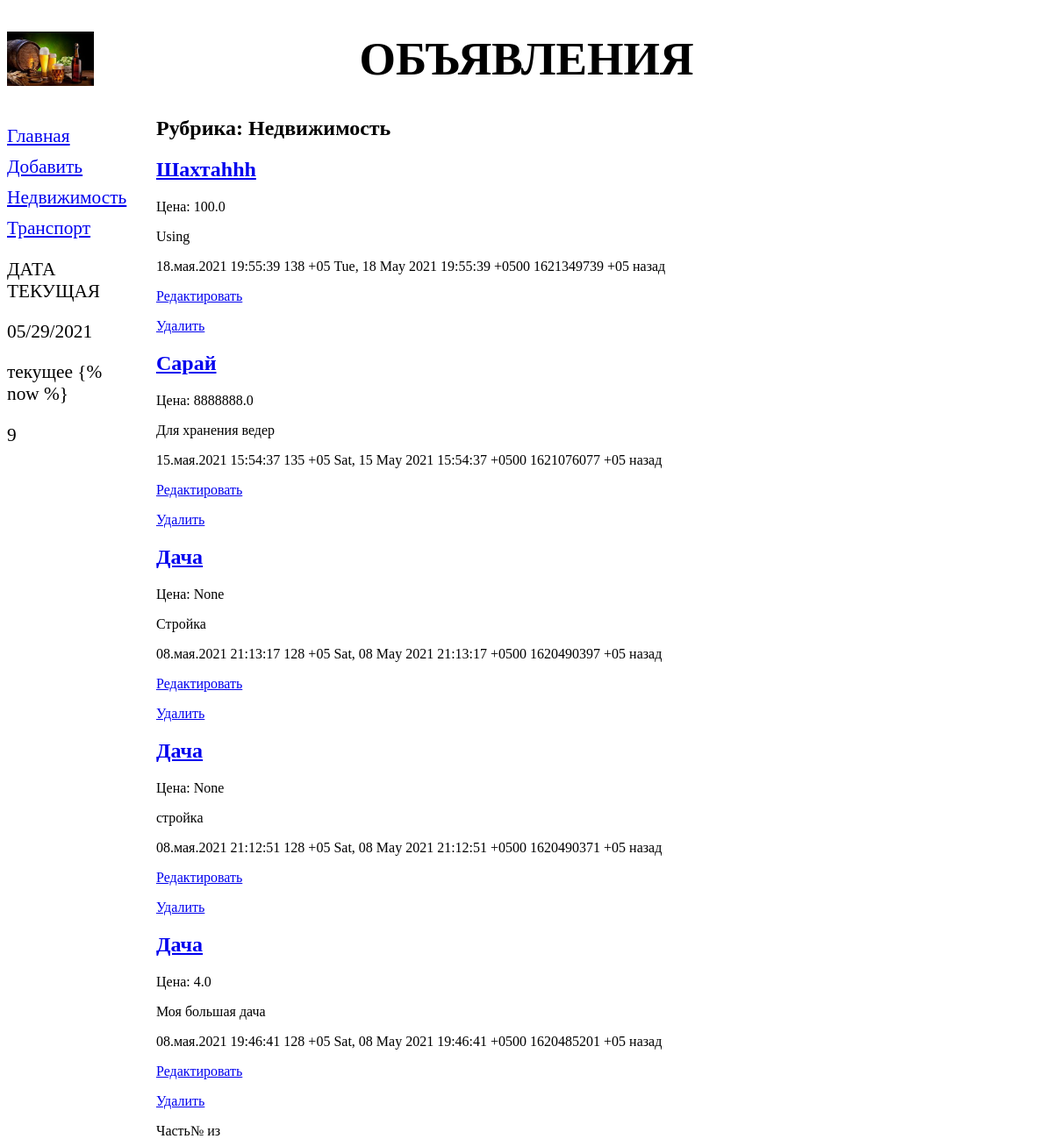
/bboard/3/, run on the app's committed database.
### bboard/models.py (models this page shows, shortened)
class Rubric(models.Model):
    name = models.CharField(max_length=20, db_index=True, verbose_name='Название')
    class Meta:
        verbose_name_plural='Рубрики'
        verbose_name='Рубрика'
        ordering=['name']

class Bb(models.Model):
    title = models.CharField(max_length=50, verbose_name='Товар', default='Какой-то товар')
    content = models.TextField(null=True, blank=True, verbose_name='Описание')
    price = models.FloatField(null=True, blank=True, verbose_name='Цена', help_text='руб.')
    published = models.DateTimeField(auto_now_add=True, db_index=True, verbose_name='Опубликовано', help_text='Дата и время публикации товара')
    rubric=models.ForeignKey('Rubric', null=True, on_delete=models.PROTECT, verbose_name='Рубрика')
    class Meta:
        verbose_name_plural='Объявления'
        verbose_name='Объявление'
        ordering=['-published']

### bboard/views.py (the view)
# urls.py: path('<int:rubric_id>/', BbByRubricView.as_view(), name='by_rubric'),
class BbByRubricView(ListView):
    template_name = 'bboard/by_rubric.html'
    context_object_name = 'bbs'
    def get_queryset(self):
        return Bb.objects.filter(rubric=self.kwargs['rubric_id'])
    def get_context_data(self, **kwargs):
        context=super().get_context_data(**kwargs)
        context['rubrics']=Rubric.objects.all()
        context['current_rubric']=Rubric.objects.get(pk=self.kwargs['rubric_id'])
        return context

### bboard/templates/bboard/by_rubric.html (shortened to what this page needs)
{% extends "layout/basic.html" %}
{% block content %}
<h2>Рубрика: {{ current_rubric.name }}</h2>
{% for bb in bbs %}
<div>
        <h2><a href="{% url 'bboard:detail' pk=bb.pk %}">{{ bb.title }}</a></h2>
        <p>Цена: {{ bb.price }}</p>
        <p>{{ bb.content|truncatechars:100 }}</p>
        <p>{{ bb.published|date:"d.E.Y H:i:s z e r U T" }} назад</p>
        <p> <a href="{% url 'bboard:edit' pk=bb.pk %}">Редактировать</a></p>
        <p> <a href="{% url 'bboard:delete' pk=bb.pk %}">Удалить</a></p>
    </div>
{% endfor %}
        <div>
    Часть№{{ page.number }} из {{ page.paginator.num_pages }}
    </div>
{% endblock %}

### bboard/templates/layout/basic.html (shortened to what this page needs)
{% load static %}
<!DOCTYPE html>
<html lang="en">
<head>
<link rel="stylesheet" type="text/css" href="{% static 'bboard/style.css' %}">
</head>
<body>
<header><h1>Объявления</h1></header>
<nav>
    <a href="{% url 'bboard:index' %}">Главная</a>
    <a href="{% url 'bboard:add' %}">Добавить</a>
    {% for rubric in rubrics %}
        <a href="{% url 'bboard:by_rubric' rubric.pk %}">{{ rubric.name }}</a>
    {% endfor %}
    <p></p>
    <p>{% now 'SHORT_DATE_FORMAT' %}</p>
    <p>{% verbatim %}
    <p>текущее {% now %}</p>
    {% endverbatim %}</p>
    <p>{{ 5698|get_digit:2 }}</p>
</nav>
<section>
    {% block content %}{% endblock %}
</section>
</body>
</html>

### bboard/static/bboard/style.css (style rules this page uses)
header h1 { font-size: 40pt; text-transform: uppercase; text-align: center; background: url("bg.jpg") left / auto 100% no-repeat; }
nav { font-size: 16pt; width: 150px; float: left; }
nav a { display: block; margin: 10px 0px; }
section { margin-left: 170px; }

### data on the page
Rubric: name "Недвижимость"
Rubric: name "Транспорт"
Bb: title "Шахтаhhh", price "100.0", content "Using", published "18.мая.2021 19:55:39 138 +05 Tue, 18 May 2021 19:55:39 +0500 1621349739 +05"
Bb: title "Сарай", price "8888888.0", content "Для хранения ведер", published "15.мая.2021 15:54:37 135 +05 Sat, 15 May 2021 15:54:37 +0500 1621076077 +05"
Bb: title "Дача", price "None", content "Стройка", published "08.мая.2021 21:13:17 128 +05 Sat, 08 May 2021 21:13:17 +0500 1620490397 +05"
Bb: title "Дача", price "None", content "стройка", published "08.мая.2021 21:12:51 128 +05 Sat, 08 May 2021 21:12:51 +0500 1620490371 +05"
Bb: title "Дача", price "4.0", content "Моя большая дача", published "08.мая.2021 19:46:41 128 +05 Sat, 08 May 2021 19:46:41 +0500 1620485201 +05"

### other printed values
{{ 5698|get_digit:2 }} "9"
